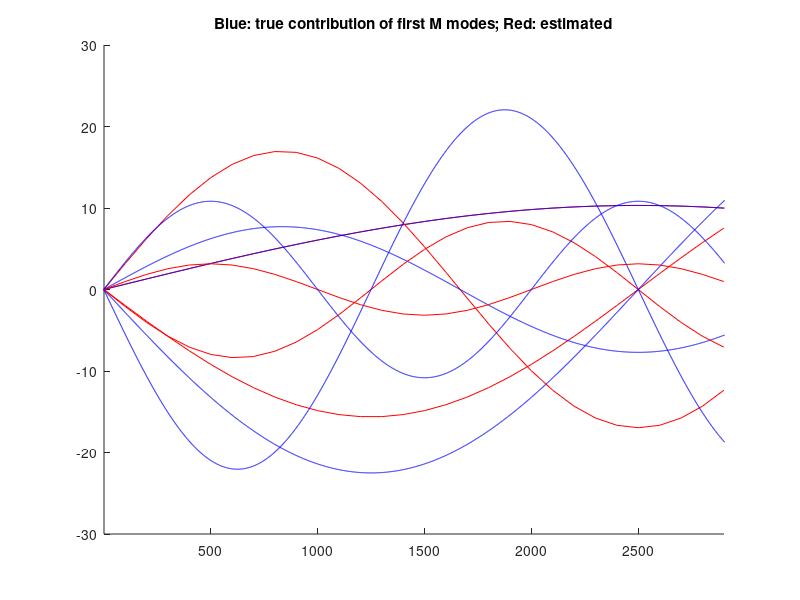

Write the MATLAB code that produced this figure.
G=20;%true number of modes
M=5;%number of modes fit
atrue=randn(G,1).*[G:-1:1]';%3.*[G:-1:1]';atrue=atrue(1:G);
NN=0:5000;
%depth_ind=1:length(NN);
depth_ind=[1:100:3000];


for n=1:G
  Ftrue(:,n) = sin(n.*pi*NN'./NN(end));
end


F1=Ftrue(depth_ind,1:M);


eta_true=Ftrue(depth_ind,:)*atrue;


eta1=eta_true+10.*randn(size(eta_true));



ahat=F1\eta1;

normfac=atrue(1)./ahat(1);
ahat.*normfac
atrue(1:M)

figure
hold on
for n=1:M
 plot(NN(depth_ind),normfac.*ahat(n).*F1(:,n),'r')
 plot(NN,atrue(n).*Ftrue(:,n),'b')
end
title('Blue: true contribution of first M modes; Red: estimated')
xlim([depth_ind(1) depth_ind(end)])

eta_recon=(F1*ahat).*normfac;